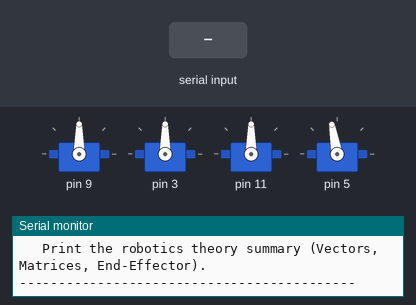
A program run on a simulated Arduino Uno, built with avr-gcc and run on an emulated ATmega328P. Shown: 4 × servo, the last lines printed to the serial monitor. The test bench sets the inputs (shaded band).

Above: at 2.1 s.
2.2 s: "DEMO 1\n" received over Serial
At 6.7 s:
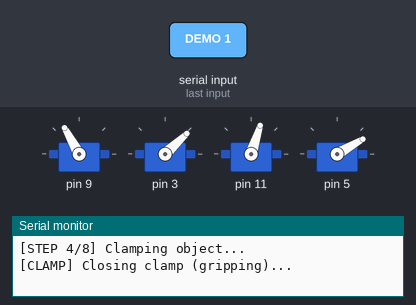
14.2 s: "DEMO 150\n" received over Serial
At 16.3 s:
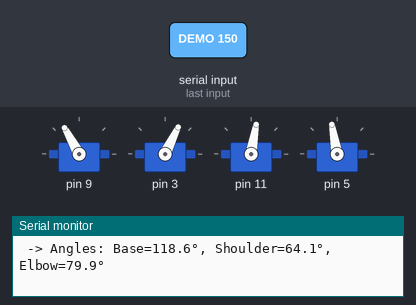
At 20.1 s:
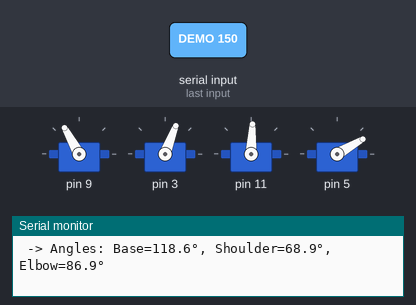
Timing chart, 0 to 23.2 s (numbered marks = the images above; inputs shaded):
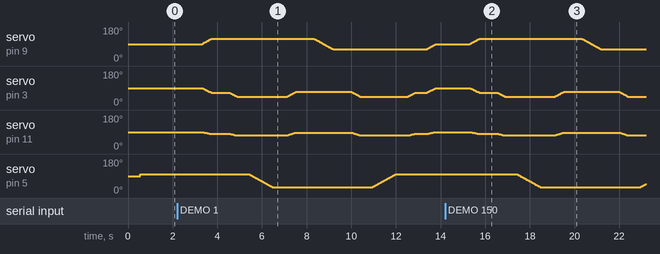

The program:

main.cpp
```cpp
#include <Arduino.h>
#include "config.h"
#include "kinematics.h"
#include "arm_controller.h"

ArmController robotArm;

// Buffer for incoming Serial commands
String inputString = "";
bool stringComplete = false;

void printBanner() {
    Serial.println(F("\n========================================================"));
    Serial.println(F("       4-DOF ROBOTIC ARM MANIPULATOR CONTROLLER         "));
    Serial.println(F("           Semester 3 Robotics & Kinematics             "));
    Serial.println(F("========================================================"));
    Serial.println(F("PWM Pin Mapping:"));
    Serial.println(F("  - Base Joint (Yaw)     : Digital Pin 9"));
    Serial.println(F("  - Shoulder Joint       : Digital Pin 3"));
    Serial.println(F("  - Elbow Joint          : Digital Pin 11"));
    Serial.println(F("  - Clamp (End-Effector) : Digital Pin 5"));
    Serial.println(F("Physical Link Lengths:"));
    Serial.print(F("  - L1 (Base Height)     : ")); Serial.print(L1_BASE_HEIGHT); Serial.println(F(" cm"));
    Serial.print(F("  - L2 (Upper Arm)       : ")); Serial.print(L2_UPPER_ARM); Serial.println(F(" cm"));
    Serial.print(F("  - L3 (Forearm + Clamp) : ")); Serial.print(L3_FOREARM_CLAMP); Serial.println(F(" cm"));
    Serial.println(F("Type 'HELP' for available serial commands."));
    Serial.println(F("========================================================\n"));
}

void printHelp() {
    Serial.println(F("\n--- SERIAL MONITOR INTERACTIVE COMMANDS ---"));
    Serial.println(F("1. FK <base> <shoulder> <elbow>"));
    Serial.println(F("   Move arm to joint angles (in degrees) and display 4x4 Transformation Matrix & Vector."));
    Serial.println(F("   Example: FK 90 60 120"));
    Serial.println(F("2. IK <x> <y> <z>"));
    Serial.println(F("   Solve Inverse Kinematics for target coordinate in cm and move arm."));
    Serial.println(F("   Example: IK 12.0 0.0 8.0"));
    Serial.println(F("3. HOME"));
    Serial.println(F("   Move arm back to calibrated HOME position (90°, 90°, 90°)."));
    Serial.println(F("4. CLAMP <OPEN|CLOSE> (or GRIP <OPEN|CLOSE>)"));
    Serial.println(F("   Control the wrist gripper end-effector."));
    Serial.println(F("   Example: CLAMP CLOSE"));
    Serial.println(F("5. STATUS"));
    Serial.println(F("   Print current joint angles and end-effector 3D position vector."));
    Serial.println(F("6. DEMO"));
    Serial.println(F("   Run automated Pick-and-Place sequence demonstrating FK and IK in real-time."));
    Serial.println(F("7. THEORY"));
    Serial.println(F("   Print the robotics theory summary (Vectors, Matrices, End-Effector)."));
    Serial.println(F("-------------------------------------------\n"));
}

void printTheory() {
    Serial.println(F("\n========================================================"));
    Serial.println(F("         ROBOTICS THEORY & MATHEMATICAL MODEL           "));
    Serial.println(F("========================================================"));
    Serial.println(F("1. VECTORS (Euclidean 3D Position Vectors):"));
    Serial.println(F("   Each joint link is modeled as a 3D vector."));
    Serial.println(F("   The End-Effector position vector p is the vector sum:"));
    Serial.println(F("   p = r_base + r_shoulder + r_elbow"));
    Serial.println(F("   ||p|| = sqrt(x^2 + y^2 + z^2) gives the direct distance from base."));
    Serial.println(F(""));
    Serial.println(F("2. HOMOGENEOUS TRANSFORMATION MATRICES (4x4):"));
    Serial.println(F("   T = [ R(3x3)   d(3x1) ]"));
    Serial.println(F("       [ 0(1x3)     1    ]"));
    Serial.println(F("   - R(3x3) is the rotation matrix expressing joint orientation."));
    Serial.println(F("   - d(3x1) is the translation vector [x, y, z]^T to the next joint."));
    Serial.println(F("   Total chain transformation: T_total = T_01 * T_12 * T_23."));
    Serial.println(F(""));
    Serial.println(F("3. FORWARD KINEMATICS (FK):"));
    Serial.println(F("   Given joint angles (theta1, theta2, theta3):"));
    Serial.println(F("   - Cylindrical projection radius r = L2*cos(phi2) + L3*cos(phi3)"));
    Serial.println(F("   - Height z = L1 + L2*sin(phi2) + L3*sin(phi3)"));
    Serial.println(F("   - Cartesian coordinates: x = r*cos(phi1), y = r*sin(phi1)"));
    Serial.println(F(""));
    Serial.println(F("4. INVERSE KINEMATICS (IK):"));
    Serial.println(F("   Given desired target coordinates (x, y, z):"));
    Serial.println(F("   - Base yaw angle: theta1 = atan2(y, x) + 90°"));
    Serial.println(F("   - Planar distance D = sqrt(r^2 + (z - L1)^2)"));
    Serial.println(F("   - Elbow angle via Law of Cosines:"));
    Serial.println(F("     cos(gamma) = (L2^2 + L3^2 - D^2) / (2 * L2 * L3)"));
    Serial.println(F("   - Shoulder elevation via Law of Cosines:"));
    Serial.println(F("     theta2 = atan2(z - L1, r) + acos((L2^2 + D^2 - L3^2) / (2 * L2 * D))"));
    Serial.println(F("========================================================\n"));
}

void processCommand(String cmd) {
    cmd.trim();
    if (cmd.length() == 0) return;

    // Convert leading command word to uppercase
    int spaceIdx = cmd.indexOf(' ');
    String action = (spaceIdx == -1) ? cmd : cmd.substring(0, spaceIdx);
    action.toUpperCase();

    if (action == "HELP") {
        printHelp();
    } else if (action == "HOME") {
        robotArm.goHome();
        robotArm.getCurrentPosition().print("Current End-Effector Vector");
    } else if (action == "STATUS") {
        JointAngles a = robotArm.getCurrentAngles();
        Serial.print(F("Current Angles: Base=")); Serial.print(a.base, 1);
        Serial.print(F("°, Shoulder=")); Serial.print(a.shoulder, 1);
        Serial.print(F("°, Elbow=")); Serial.print(a.elbow, 1);
        Serial.print(F("°, Clamp=")); Serial.print(a.clamp, 1);
        Serial.println(F("°"));
        printKinematicsReport(a.base, a.shoulder, a.elbow);
    } else if (action == "THEORY") {
        printTheory();
    } else if (action == "DEMO") {
        robotArm.runPickAndPlaceDemo();
    } else if (action == "CLAMP" || action == "GRIP") {
        if (spaceIdx != -1) {
            String sub = cmd.substring(spaceIdx + 1);
            sub.trim();
            sub.toUpperCase();
            if (sub == "OPEN") {
                robotArm.openClamp();
            } else if (sub == "CLOSE") {
                robotArm.closeClamp();
            } else {
                float deg = sub.toFloat();
                robotArm.setClampAngle(deg);
            }
        } else {
            Serial.println(F("Usage: CLAMP OPEN or CLAMP CLOSE"));
        }
    } else if (action == "FK") {
        // Syntax: FK <base> <shoulder> <elbow>
        if (spaceIdx == -1) {
            Serial.println(F("Usage: FK <base_deg> <shoulder_deg> <elbow_deg>"));
            return;
        }
        String rest = cmd.substring(spaceIdx + 1);
        rest.trim();

        int s1 = rest.indexOf(' ');
        if (s1 == -1) {
            Serial.println(F("Usage: FK <base_deg> <shoulder_deg> <elbow_deg>"));
            return;
        }
        float b = rest.substring(0, s1).toFloat();
        String rest2 = rest.substring(s1 + 1);
        rest2.trim();

        int s2 = rest2.indexOf(' ');
        if (s2 == -1) {
            Serial.println(F("Usage: FK <base_deg> <shoulder_deg> <elbow_deg>"));
            return;
        }
        float s = rest2.substring(0, s2).toFloat();
        float e = rest2.substring(s2 + 1).toFloat();

        Serial.print(F("[COMMAND FK] Moving to angles: Base=")); Serial.print(b);
        Serial.print(F("°, Shoulder=")); Serial.print(s);
        Serial.print(F("°, Elbow=")); Serial.print(e);
        Serial.println(F("°..."));

        robotArm.moveToAngles(b, s, e);
        printKinematicsReport(b, s, e);
    } else if (action == "IK") {
        // Syntax: IK <x> <y> <z>
        if (spaceIdx == -1) {
            Serial.println(F("Usage: IK <x_cm> <y_cm> <z_cm>"));
            return;
        }
        String rest = cmd.substring(spaceIdx + 1);
        rest.trim();

        int s1 = rest.indexOf(' ');
        if (s1 == -1) {
            Serial.println(F("Usage: IK <x_cm> <y_cm> <z_cm>"));
            return;
        }
        float x = rest.substring(0, s1).toFloat();
        String rest2 = rest.substring(s1 + 1);
        rest2.trim();

        int s2 = rest2.indexOf(' ');
        if (s2 == -1) {
            Serial.println(F("Usage: IK <x_cm> <y_cm> <z_cm>"));
            return;
        }
        float y = rest2.substring(0, s2).toFloat();
        float z = rest2.substring(s2 + 1).toFloat();

        Vector3 target(x, y, z);
        Serial.print(F("[COMMAND IK] Solving target: "));
        target.print();

        if (robotArm.moveToPosition(target)) {
            JointAngles a = robotArm.getCurrentAngles();
            printKinematicsReport(a.base, a.shoulder, a.elbow);
        }
    } else {
        Serial.print(F("Unknown command: '"));
        Serial.print(cmd);
        Serial.println(F("'. Type 'HELP' for a list of valid commands."));
    }
}

void setup() {
    Serial.begin(SERIAL_BAUD_RATE);
    while (!Serial) {
        ; // Wait for serial port to connect (needed for native USB)
    }

    delay(500);
    printBanner();
    robotArm.begin();
    printHelp();
}

void loop() {
    // Read serial characters
    while (Serial.available()) {
        char inChar = (char)Serial.read();
        if (inChar == '\n' || inChar == '\r') {
            if (inputString.length() > 0) {
                stringComplete = true;
            }
        } else {
            inputString += inChar;
        }
    }

    if (stringComplete) {
        processCommand(inputString);
        inputString = "";
        stringComplete = false;
    }
}
```

arm_controller.h
```cpp
#ifndef ARM_CONTROLLER_H
#define ARM_CONTROLLER_H

#include <Arduino.h>
#include <Servo.h>
#include "config.h"
#include "kinematics.h"

// ============================================================================
// ROBOTIC ARM CONTROLLER CLASS
// Handles hardware PWM servo control and smooth multi-joint trajectory execution
// ============================================================================
class ArmController {
public:
    ArmController();

    /**
     * @brief Attaches PWM pins to servos and slowly moves arm to home position
     */
    void begin();

    /**
     * @brief Move arm smoothly to target joint angles with linear interpolation
     *
     * @param targetBase      Target base angle in degrees (0 - 180)
     * @param targetShoulder  Target shoulder angle in degrees (15 - 165)
     * @param targetElbow     Target elbow angle in degrees (15 - 165)
     * @param targetClamp     Target clamp angle (-1 to keep current clamp state)
     * @param stepDelayMs     Delay in milliseconds between 1-degree steps
     */
    void moveToAngles(float targetBase, float targetShoulder, float targetElbow, float targetClamp = -1.0f, int stepDelayMs = SERVO_STEP_DELAY_MS);

    /**
     * @brief Move arm smoothly to target 3D Cartesian coordinates using Inverse Kinematics
     *
     * @param targetPos    3D Vector [x, y, z] in centimeters
     * @param targetClamp  Clamp angle (-1 to keep current state)
     * @return bool        true if move succeeded; false if target was unreachable
     */
    bool moveToPosition(const Vector3& targetPos, float targetClamp = -1.0f);

    /**
     * @brief Moves arm to the calibrated HOME position
     */
    void goHome();

    /**
     * @brief Gripper controls
     */
    void openClamp();
    void closeClamp();
    void setClampAngle(float angle);

    /**
     * @brief Getter for current joint angles
     */
    JointAngles getCurrentAngles() const { return currentAngles; }

    /**
     * @brief Calculates current end-effector position vector from current servo angles
     */
    Vector3 getCurrentPosition() const;

    /**
     * @brief Automated Pick-and-Place Demonstration Routine
     */
    void runPickAndPlaceDemo();

private:
    Servo baseServo;
    Servo shoulderServo;
    Servo elbowServo;
    Servo clampServo;

    JointAngles currentAngles;
};

#endif // ARM_CONTROLLER_H
```

kinematics.h
```cpp
#ifndef KINEMATICS_H
#define KINEMATICS_H

#include <Arduino.h>
#include "config.h"

// ============================================================================
// MATHEMATICAL STRUCTURES: 3D VECTORS & 4x4 HOMOGENEOUS TRANSFORMATION MATRICES
// Semester 3 Robotics Project
// ============================================================================

/**
 * @brief 3D Vector in Euclidean space: v = [x, y, z]^T
 * Used to represent link translations, position vectors, and end-effector coordinates.
 */
struct Vector3 {
    float x;
    float y;
    float z;

    Vector3() : x(0.0f), y(0.0f), z(0.0f) {}
    Vector3(float _x, float _y, float _z) : x(_x), y(_y), z(_z) {}

    // Vector operations
    Vector3 operator+(const Vector3& o) const { return Vector3(x + o.x, y + o.y, z + o.z); }
    Vector3 operator-(const Vector3& o) const { return Vector3(x - o.x, y - o.y, z - o.z); }
    Vector3 operator*(float scalar) const { return Vector3(x * scalar, y * scalar, z * scalar); }

    // Euclidean Norm (Vector Magnitude / Length): ||v|| = sqrt(x^2 + y^2 + z^2)
    float norm() const {
        return sqrt(x * x + y * y + z * z);
    }

    // Planar projection radius on ground horizontal XY-plane: r = sqrt(x^2 + y^2)
    float planarRadius() const {
        return sqrt(x * x + y * y);
    }

    void print(const char* label = nullptr) const {
        if (label) {
            Serial.print(label);
            Serial.print(": ");
        }
        Serial.print("[X: ");
        Serial.print(x, 2);
        Serial.print(" cm, Y: ");
        Serial.print(y, 2);
        Serial.print(" cm, Z: ");
        Serial.print(z, 2);
        Serial.println(" cm]");
    }
};

/**
 * @brief 4x4 Homogeneous Transformation Matrix
 *
 *      [ R11  R12  R13  Px ]
 *  T = [ R21  R22  R23  Py ]
 *      [ R31  R32  R33  Pz ]
 *      [  0    0    0    1 ]
 *
 * Combines 3D Rotation (upper-left 3x3) and 3D Translation (right-hand 3x1 column).
 */
struct Matrix4x4 {
    float data[4][4];

    Matrix4x4() {
        setIdentity();
    }

    void setIdentity() {
        for (int i = 0; i < 4; i++) {
            for (int j = 0; j < 4; j++) {
                data[i][j] = (i == j) ? 1.0f : 0.0f;
            }
        }
    }

    // Matrix Multiplication: C = A * B
    Matrix4x4 multiply(const Matrix4x4& B) const {
        Matrix4x4 result;
        for (int r = 0; r < 4; r++) {
            for (int c = 0; c < 4; c++) {
                float sum = 0.0f;
                for (int k = 0; k < 4; k++) {
                    sum += data[r][k] * B.data[k][c];
                }
                result.data[r][c] = sum;
            }
        }
        return result;
    }

    // Extract translation position vector p = [Px, Py, Pz]^T
    Vector3 getTranslation() const {
        return Vector3(data[0][3], data[1][3], data[2][3]);
    }

    // Pretty-print the 4x4 matrix to Serial Monitor
    void print(const char* title = nullptr) const {
        if (title) {
            Serial.println(title);
        }
        for (int i = 0; i < 4; i++) {
            Serial.print("  [ ");
            for (int j = 0; j < 4; j++) {
                if (data[i][j] >= 0.0f) Serial.print(" ");
                Serial.print(data[i][j], 3);
                if (j < 3) Serial.print("  ");
            }
            Serial.println(" ]");
        }
    }
};

/**
 * @brief Represents the servo joint angles (in degrees)
 */
struct JointAngles {
    float base;
    float shoulder;
    float elbow;
    float clamp;

    JointAngles() : base(BASE_HOME_DEG), shoulder(SHOULDER_HOME_DEG), elbow(ELBOW_HOME_DEG), clamp(CLAMP_OPEN_DEG) {}
    JointAngles(float b, float s, float e, float c) : base(b), shoulder(s), elbow(e), clamp(c) {}
};

// ----------------------------------------------------------------------------
// KINEMATICS FUNCTION DECLARATIONS
// ----------------------------------------------------------------------------

/**
 * @brief Forward Kinematics (FK)
 * Calculates the end-effector 3D position vector given joint angles theta1, theta2, theta3.
 * Computes individual homogeneous transformation matrices T_01, T_12, T_23 and total T_03.
 *
 * @param baseDeg      Angle of Base servo (0° to 180°, 90° = forward)
 * @param shoulderDeg  Angle of Shoulder servo (elevation above horizontal)
 * @param elbowDeg     Angle of Elbow servo (interior angle between arm & forearm)
 * @param outTransform Optional pointer to store the resulting 4x4 transform matrix
 * @return Vector3     The End-Effector position vector [x, y, z] in centimeters
 */
Vector3 forwardKinematics(float baseDeg, float shoulderDeg, float elbowDeg, Matrix4x4* outTransform = nullptr);

/**
 * @brief Inverse Kinematics (IK)
 * Solves for joint angles (theta1, theta2, theta3) needed to reach target end-effector coordinate.
 * Uses geometric derivation (cylindrical decomposition + Law of Cosines).
 *
 * @param target     Target position vector [x, y, z] in centimeters
 * @param outAngles  Struct to store solved joint angles (in degrees)
 * @return bool      true if coordinate is reachable within workspace; false if out of bounds
 */
bool inverseKinematics(const Vector3& target, JointAngles& outAngles);

/**
 * @brief Formatted printout of Forward Kinematics results with matrices and vectors
 */
void printKinematicsReport(float baseDeg, float shoulderDeg, float elbowDeg);

#endif // KINEMATICS_H
```

Source omitted: arm_controller.cpp (6685 bytes), kinematics.cpp (9025 bytes), config.h (2511 bytes)

Measured:
- after the input at 14.2 s, servo on pin 9: rises from 90° to 119° in 0.45 s, then falls to 61° in 5.4 s
